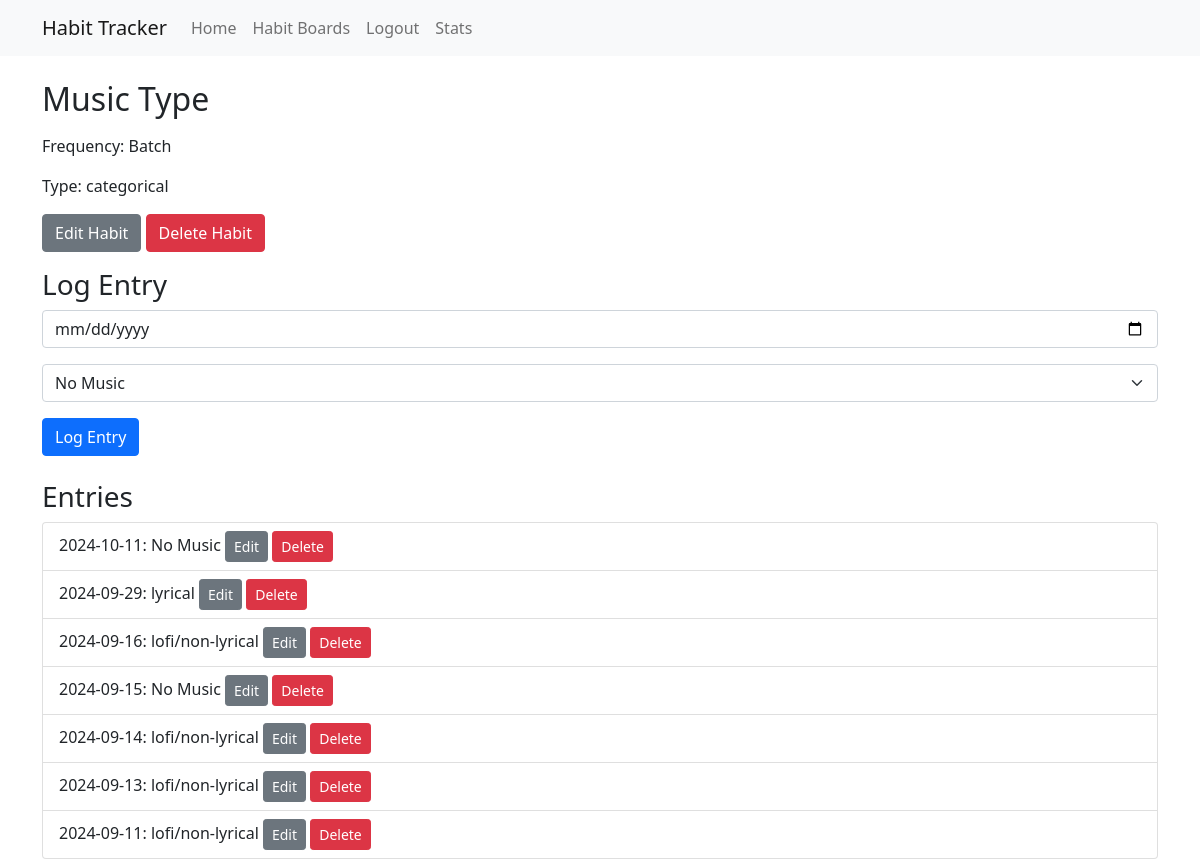
The app's page /habit/2 (signed in) with its own data.
### tables this page shows
CREATE TABLE habits (
    id INTEGER PRIMARY KEY AUTOINCREMENT,
    user_id INTEGER NOT NULL,
    board_id INTEGER NOT NULL,
    name TEXT NOT NULL,
    description TEXT,
    frequency TEXT, -- can be NULL for batch habits
    variable_type TEXT NOT NULL CHECK(variable_type IN ('boolean', 'numeric', 'categorical')),
    created TIMESTAMP NOT NULL DEFAULT CURRENT_TIMESTAMP,
    FOREIGN KEY (user_id) REFERENCES users (id),
    FOREIGN KEY (board_id) REFERENCES habit_boards (id)
);

CREATE TABLE entries (
    id INTEGER PRIMARY KEY AUTOINCREMENT,
    habit_id INTEGER NOT NULL,
    date DATE NOT NULL,
    value TEXT NOT NULL,
    FOREIGN KEY (habit_id) REFERENCES habits (id)
);

### app.py (the view)
@app.route('/habit/<int:habit_id>')
@login_required
def view_habit(habit_id):
    conn = get_db_connection()
    habit = conn.execute('SELECT * FROM habits WHERE id = ? AND user_id = ?',
                         (habit_id, session['user_id'])).fetchone()
    entries = conn.execute('SELECT * FROM entries WHERE habit_id = ? ORDER BY date DESC', (habit_id,)).fetchall()
    habit_options = []
    if habit['variable_type'] == 'categorical':
        options = conn.execute('SELECT option_value FROM habit_options WHERE habit_id = ?', (habit_id,)).fetchall()
        habit_options = [option['option_value'] for option in options]
    conn.close()
    return render_template('view_habit.html', habit=habit, entries=entries, habit_options=habit_options)

### app.py (called while the page is built)
def get_db_connection():
    conn = sqlite3.connect('habits.db')
    conn.row_factory = sqlite3.Row
    return conn

def login_required(f):
    @wraps(f)
    def decorated_function(*args, **kwargs):
        if 'user_id' not in session:
            return redirect(url_for('login'))
        return f(*args, **kwargs)
    return decorated_function

### templates/view_habit.html (shortened to what this page needs)
{% extends "base.html" %}
{% block content %}
<h2>{{ habit['name'] }}</h2>
<p>Frequency: {{ habit['frequency'] if habit['frequency'] else 'Batch' }}</p>
<p>Type: {{ habit['variable_type'] }}</p>
<div class="mb-3">
    <a href="{{ url_for('edit_habit', habit_id=habit['id']) }}" class="btn btn-secondary">Edit Habit</a>
    <form method="post" action="{{ url_for('delete_habit', habit_id=habit['id']) }}" style="display: inline;">
        <button type="submit" class="btn btn-danger" onclick="return confirm('Are you sure you want to delete this habit? This action cannot be undone.');">Delete Habit</button>
    </form>
</div>
<h3>Log Entry</h3>
<form method="post" action="{{ url_for('log_habit', habit_id=habit['id']) }}">
    <div class="mb-3">
        <input type="date" class="form-control" name="date" required>
    </div>
    <div class="mb-3">
        {% if habit['variable_type'] == 'boolean' %}
        <select class="form-select" name="value">
            <option value="1">Yes</option>
            <option value="0">No</option>
        </select>
        {% elif habit['variable_type'] == 'numeric' %}
        <input type="number" class="form-control" name="value" required>
        {% elif habit['variable_type'] == 'categorical' %}
        <select class="form-select" name="value">
            {% for option in habit_options %}
                <option value="{{ option }}">{{ option }}</option>
            {% endfor %}
        </select>
        {% endif %}
    </div>
    <button type="submit" class="btn btn-primary">Log Entry</button>
</form>
<h3 class="mt-4">Entries</h3>
<ul class="list-group">
{% for entry in entries %}
    <li class="list-group-item">
        {{ entry['date'] }}: {{ entry['value'] }}
        <a href="{{ url_for('edit_entry', entry_id=entry['id']) }}" class="btn btn-sm btn-secondary">Edit</a>
        <form method="post" action="{{ url_for('delete_entry', entry_id=entry['id']) }}" style="display: inline;">
            <button type="submit" class="btn btn-sm btn-danger" onclick="return confirm('Are you sure you want to delete this entry?');">Delete</button>
        </form>
    </li>
{% endfor %}
</ul>
{% endblock %}

### records on screen
habits: name "Music Type", variable_type "categorical"
entries: date "2024-10-11", value "No Music"
entries: date "2024-09-29", value "lyrical"
entries: date "2024-09-16", value "lofi/non-lyrical"
entries: date "2024-09-15", value "No Music"
entries: date "2024-09-14", value "lofi/non-lyrical"
entries: date "2024-09-13", value "lofi/non-lyrical"
entries: date "2024-09-11", value "lofi/non-lyrical"

### other values on screen
{{ habit['frequency'] if habit['frequency'] else 'Batch' }} "Batch"
form field value "No Music"
